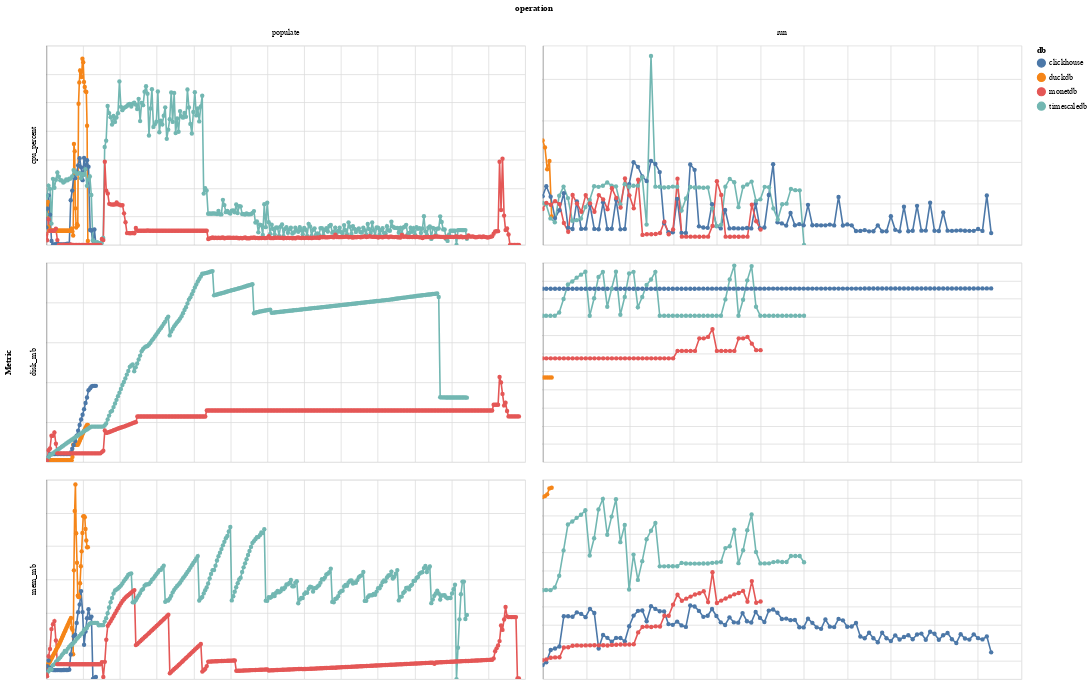

Notebook cell for this chart:
### Code cell
df = db.execute(
    """

WITH first_metric_time AS (
    SELECT
        benchmark_id,
        MIN(time) AS start_time
    FROM metric
    GROUP BY benchmark_id
)
SELECT
    b.db,
    b.suite,
    b.operation,
    epoch(m.time - fm.start_time) AS seconds_since_start,
    m.cpu_percent,
    m.mem_mb,
    m.disk_mb
FROM metric m
JOIN first_metric_time fm ON m.benchmark_id = fm.benchmark_id
JOIN benchmark b ON m.benchmark_id = b.id
WHERE b.suite = (?)
ORDER BY b.id, seconds_since_start;

""",
    [SUITE],
).pl()

df_long = df.unpivot(
    on=["cpu_percent", "mem_mb", "disk_mb"],
    index=["db", "suite", "operation", "seconds_since_start"],
    variable_name="metric",
    value_name="value",
)

df_long = df_long.with_columns(
    [
        pl.col("db").cast(pl.Categorical),
        pl.col("operation").cast(pl.Categorical),
        pl.col("metric").cast(pl.Categorical),
    ]
)

selector = alt.selection_point(fields=["db"], bind="legend")


chart = (
    alt.Chart(df_long)
    .mark_line(point=True)
    .encode(
        x=alt.X("seconds_since_start:Q"),
        y=alt.Y("value:Q"),
        color=alt.Color("db:N"),
        tooltip=[
            "db",
            "suite",
            "operation",
            "metric",
            alt.Tooltip("seconds_since_start:Q", format=".2f"),
            alt.Tooltip("value:Q", format=".1f", title="value"),
        ],
        opacity=alt.condition(selector, alt.value(1.0), alt.value(0.1)),
    )
    .add_params(selector)
    .properties(width=600, height=250)
    .facet(row=alt.Row("metric:N", title="Metric"), column=alt.Column("operation:N"))
    .configure_view(clip=True)
)

chart = chart.resolve_scale(
    y="independent",
    x="independent",
)


chart

### Figure 1 — Vega-Lite specification as saved in the notebook (floating-point values rounded to 4 significant figures; data arrays with more than 128 entries replaced by an {"elided": "..."} marker saying what was removed)
{"config": {"view": {"continuousWidth": 300, "continuousHeight": 300, "clip": true}}, "data": {"name": "data-57b9b72668ed21de90e6c04f7f45337f"}, "facet": {"column": {"field": "operation", "type": "nominal"}, "row": {"field": "metric", "title": "Metric", "type": "nominal"}}, "spec": {"mark": {"type": "line", "point": true}, "encoding": {"color": {"field": "db", "type": "nominal"}, "opacity": {"condition": {"param": "param_1", "value": 1.0}, "value": 0.1}, "tooltip": [{"field": "db", "type": "ordinal"}, {"field": "suite", "type": "nominal"}, {"field": "operation", "type": "ordinal"}, {"field": "metric", "type": "ordinal"}, {"field": "seconds_since_start", "format": ".2f", "type": "quantitative"}, {"field": "value", "format": ".1f", "title": "value", "type": "quantitative"}], "x": {"field": "seconds_since_start", "type": "quantitative"}, "y": {"field": "value", "type": "quantitative"}}, "height": 250, "name": "view_1", "width": 600}, "params": [{"name": "param_1", "select": {"type": "point", "fields": ["db"]}, "bind": "legend", "views": ["view_1"]}], "resolve": {"scale": {"x": "independent", "y": "independent"}}, "$schema": "https://vega.github.io/schema/vega-lite/v5.20.1.json", "datasets": {"data-57b9b72668ed21de90e6c04f7f45337f": {"elided": "2757 records"}}}
